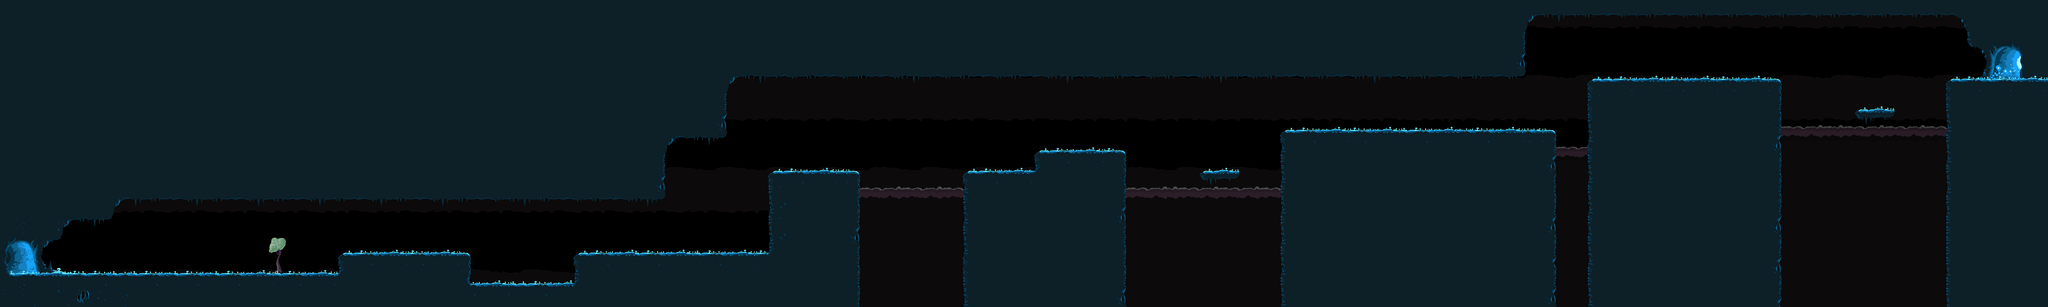

A level layout from a 2D game, rendered from its tile map. Below: a short description, then the map file with tile-grid data replaced by summaries:
An orthogonal 200x30 tile map with 32x32 px tiles, 7 tile layers (Hidden Touchup, Far Background, Background, Mid-Background, ...).

<map version="1.0" orientation="orthogonal" renderorder="left-up" width="200" height="30" tilewidth="32" tileheight="32" nextobjectid="1">
 <tileset firstgid="1" source="tiles.tsx" />
 <layer name="Hidden Touchup" width="200" height="30">
  <data>[6000 cells, 13 non-empty, 3 distinct tile ids]</data>
 </layer>
 <layer name="Far Background" width="200" height="30">
  <data>[6000 cells, 5165 non-empty, 17 distinct tile ids]</data>
 </layer>
 <layer name="Background" width="200" height="30">
  <data>[6000 cells, 122 non-empty, 57 distinct tile ids]</data>
 </layer>
 <layer name="Mid-Background" width="200" height="30">
  <data>[6000 cells, 0 non-empty, 0 distinct tile ids]</data>
 </layer>
 <layer name="Ground" width="200" height="30">
  <data>[6000 cells, 4284 non-empty, 74 distinct tile ids]</data>
 </layer>
 <layer name="Foreground" width="200" height="30">
  <properties>
   <property name="unity:sortingLayerName" value="Foreground" />
  </properties>
  <data>[6000 cells, 881 non-empty, 13 distinct tile ids]</data>
 </layer>
 <layer name="Touchup" width="200" height="30">
  <properties>
   <property name="unity:sortingLayerName" value="Foreground" />
  </properties>
  <data>[6000 cells, 152 non-empty, 15 distinct tile ids]</data>
 </layer>
</map>
